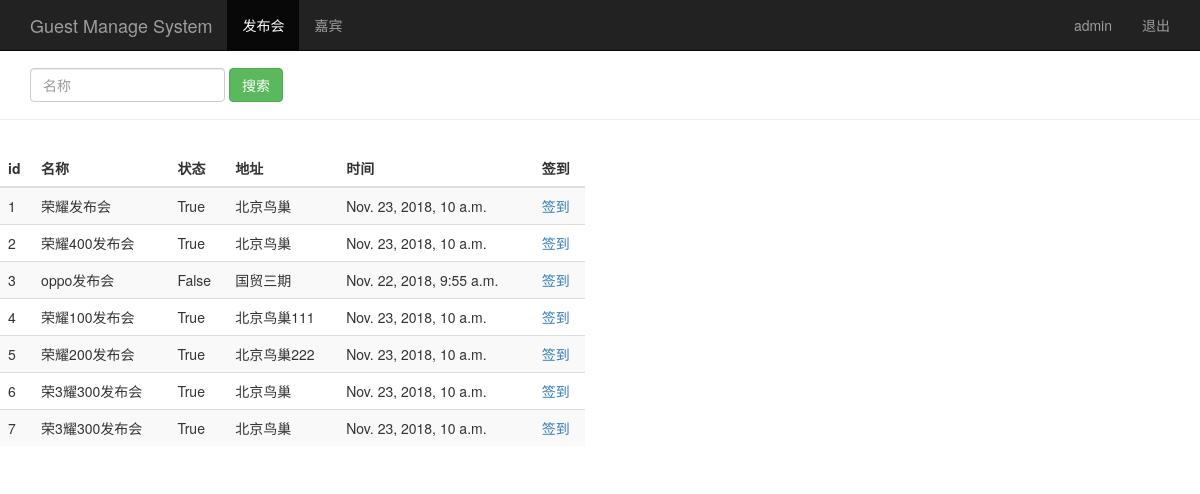
The page /event_manage/ (signed in) on the database its author committed.
### sign/models.py (models this page shows, shortened)
class Event(models.Model):
    name = models.CharField(max_length=100)   # 发布会名称
    limit = models.IntegerField()     # 参加人数
    status = models.BooleanField()   # 状态
    address = models.CharField(max_length=200)    # 地址
    start_time = models.DateTimeField("event time")   # 发布会时间
    create_time = models.DateTimeField(auto_now=True)   # 创建时间（自动获取当前时间,修改model对象时，

### sign/views.py (the view)
# urls.py: url(r'^event_manage/$', views.event_manage),
@login_required
def event_manage(request):
    username = request.session.get("user", "")
    event_list = Event.objects.all()
    return render(request, "event_manage.html", {"user": username, "events":event_list})

### sign/templates/event_manage.html (shortened to what this page needs)
<!DOCTYPE html>
<html lang="zh-CN">
<head>
    {% load bootstrap3%}
    {% bootstrap_css%}
<body role="document">
    <nav class="navbar navbar-inverse navbar-fixed-top">
      <div class="container">
        <div class="navbar-header">
          <a class="navbar-brand" href="/event_manage/">Guest Manage System</a>
        </div>
        <div id="navbar" class="collapse navbar-collapse">
          <ul class="nav navbar-nav">
            <li class="active"><a href="#">发布会</a></li>
            <li><a href="/guest_manage/">嘉宾</a></li>
          </ul>
          <ul class="nav navbar-nav navbar-right">
           <li><a href="#">{{user}}</a></li>
           <li><a href="/logout/">退出</a></li>
         </ul>
        </div>
      </div>
    </nav>
    <div class="page-header">
        <div id="navbar1" class="navbar-collapse collapse">
            <form class="navbar-form" method="get" action="/search_name/">
                <div class="form-group">
                    <input name="name" type="text" placeholder="名称" class="form-control">
                </div>
                <button type="submit" class="btn btn-success">搜索</button>
            </form>
        </div>
    </div>
    <div class="row" style="padding-top: 10px">
        <div class="col-md-6">
            <table class="table table-striped">
                <thead>
                <tr>
                    <th>id</th>
                    <th>名称</th>
                    <th>状态</th>
                    <th>地址</th>
                    <th>时间</th>
                    <th>签到</th>
                </tr>
                </thead>
                <tbody>
                {% for event in events %}
                <tr>
                    <td>{{ event.id }}</td>
                    <td>{{ event.name }}</td>
                    <td>{{ event.status }}</td>
                    <td>{{ event.address }}</td>
                    <td>{{ event.start_time }}</td>
                    <td>
                        <a href="/sign_index/{{ event.id}}/" target="{{ event.id }}_blank">签到</a>
                    </td>
                </tr>
                {% endfor %}
                </tbody>
            </table>
        </div>
    </div>
</body>
</html>

### rows shown on the page
Event: id "1", name "荣耀发布会", status "True", address "北京鸟巢", start_time "Nov. 23, 2018, 10 a.m."
Event: id "2", name "荣耀400发布会", status "True", address "北京鸟巢", start_time "Nov. 23, 2018, 10 a.m."
Event: id "3", name "oppo发布会", status "False", address "国贸三期", start_time "Nov. 22, 2018, 9:55 a.m."
Event: id "4", name "荣耀100发布会", status "True", address "北京鸟巢111", start_time "Nov. 23, 2018, 10 a.m."
Event: id "5", name "荣耀200发布会", status "True", address "北京鸟巢222", start_time "Nov. 23, 2018, 10 a.m."
Event: id "6", name "荣3耀300发布会", status "True", address "北京鸟巢", start_time "Nov. 23, 2018, 10 a.m."
Event: id "7", name "荣3耀300发布会", status "True", address "北京鸟巢", start_time "Nov. 23, 2018, 10 a.m."

### other values the page prints
{{ user }} "admin"
